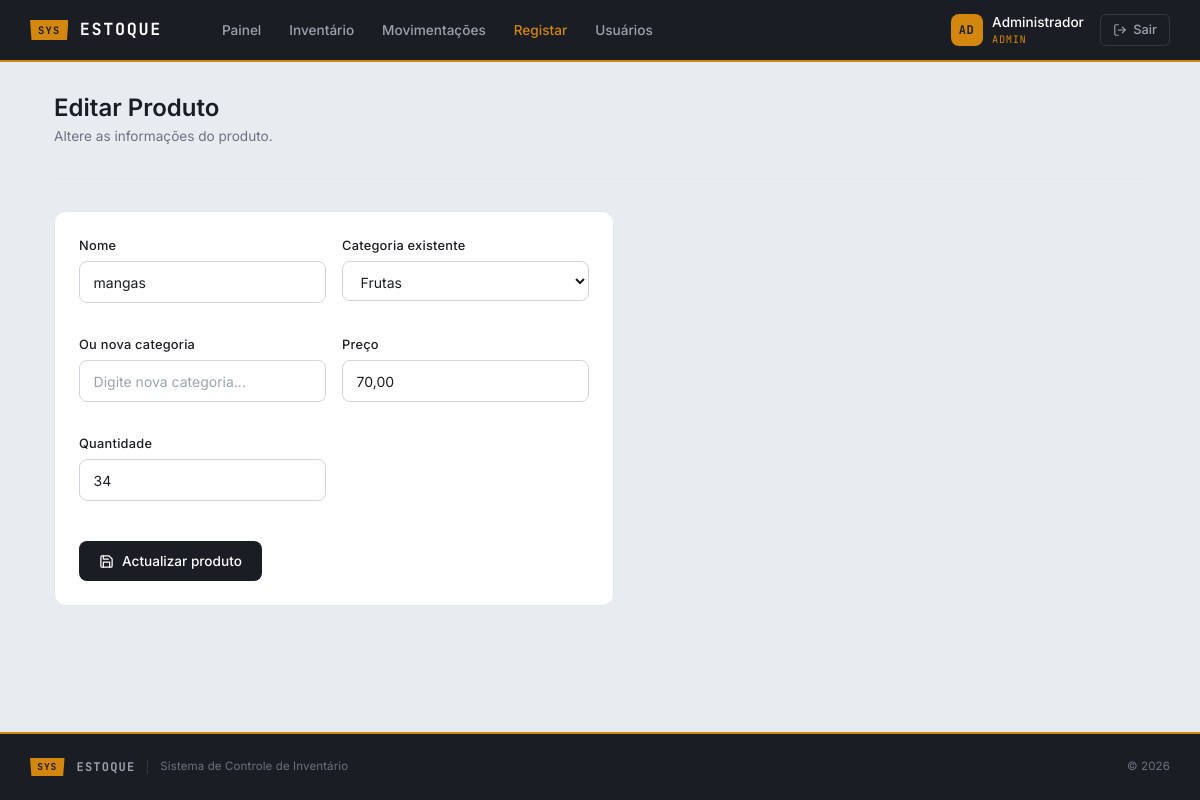
/pages/CriaProduto.php?editar=7 (signed in), run on the app's committed database.
### tables this page shows
CREATE TABLE `produtos` (
  `id` int(255) NOT NULL,
  `codigo` varchar(20) NOT NULL,
  `nome` varchar(100) NOT NULL,
  `categoria` varchar(100) DEFAULT NULL,
  `preco` decimal(10,2) DEFAULT NULL,
  `quantidade` int(11) DEFAULT 0,
  `categoria_id` int(11) DEFAULT NULL
);

CREATE TABLE `categorias` (
  `id` int(11) NOT NULL,
  `nome` varchar(100) NOT NULL,
  `created_at` timestamp NOT NULL DEFAULT current_timestamp()
);

### model/Produto.php (called while the page is built, shortened)
<?php
class Produto {
    private $conn;
    public function __construct($conn) {
        $this->conn = $conn;
    }
    public function buscarPorId($id) {
        $sql = "SELECT * FROM produtos WHERE id = ?";
        $query = $this->conn->prepare($sql);
        $query->bind_param("i", $id);
        $query->execute();
        $resultado = $query->get_result();
        return $resultado->fetch_assoc();
    }
    public function obterCategorias() {
        $sql = "SELECT id, nome FROM categorias ORDER BY nome ASC";
        $query = $this->conn->prepare($sql);
        $query->execute();
        $resultado = $query->get_result();
        return $resultado->fetch_all(MYSQLI_ASSOC);
    }
}

### pages/CriaProduto.php (the view, shortened to what this page needs)
<?php
require_once __DIR__ . "/../config/Database.php";
require_once __DIR__ . "/../model/Produto.php";
$db = new Database();
$conn = $db->conectar();
$produto = new Produto($conn);
$categorias = $produto->obterCategorias();
$isEditing = false;
$produtoData = null;
if (isset($_GET['editar'])) {
    $editarId = (int)$_GET['editar'];
    $produtoData = $produto->buscarPorId($editarId);
    if ($produtoData) {
        $isEditing = true;
    }
}
require_once "layouts/header.php";
?>
<div class="app-body">
    <div class="app-container">
        <div class="page-header">
            <h1><?= $isEditing ? 'Editar Produto' : 'Cadastrar Produto' ?></h1>
            <p><?= $isEditing ? 'Altere as informações do produto.' : 'Adicione um novo produto ao inventário.' ?></p>
        </div>
        <div class="card-app" style="max-width:560px;">
            <form method="POST">
                <div class="row g-3">
                    <div class="col-12 col-md-6">
                        <div class="field-group">
                            <label for="nome">Nome</label>
                            <input id="nome" type="text" name="nome" required placeholder="Nome do produto" value="<?= $isEditing ? htmlspecialchars($produtoData['nome']) : '' ?>">
                        </div>
                    </div>
                    <div class="col-12 col-md-6">
                        <div class="field-group">
                            <label for="categoria_id">Categoria existente</label>
                            <select id="categoria_id" name="categoria_id">
                                <?php foreach ($categorias as $cat): ?>
                                <option value="<?= $cat['id'] ?>" <?= $isEditing && (int)$produtoData['categoria_id'] === (int)$cat['id'] ? 'selected' : '' ?>><?= htmlspecialchars($cat['nome']) ?></option>
                                <?php endforeach; ?>
                            </select>
                        </div>
                    </div>
                    <div class="col-12 col-md-6">
                        <div class="field-group">
                            <label for="nova_categoria">Ou nova categoria</label>
                            <input id="nova_categoria" type="text" name="nova_categoria" placeholder="Digite nova categoria...">
                        </div>
                    </div>
                    <div class="col-12 col-md-6">
                        <div class="field-group">
                            <label for="preco">Preço</label>
                            <input id="preco" type="text" name="preco" required placeholder="0,00" value="<?= $isEditing ? number_format((float)$produtoData['preco'], 2, ',', '') : '' ?>">
                        </div>
                    </div>
                    <div class="col-12 col-md-6">
                        <div class="field-group">
                            <label for="quantidade">Quantidade</label>
                            <input id="quantidade" type="number" name="quantidade" min="0" required placeholder="0" value="<?= $isEditing ? (int)$produtoData['quantidade'] : '' ?>">
                        </div>
                    </div>
                </div>
                <div style="margin-top:1.5rem;">
                    <button type="submit" class="btn-primary-app">
                        <svg viewBox="0 0 24 24"><path d="M19 21H5a2 2 0 0 1-2-2V5a2 2 0 0 1 2-2h11l5 5v11a2 2 0 0 1-2 2z"/><polyline points="17 21 17 13 7 13 7 21"/><polyline points="7 3 7 8 15 8"/></svg>
                        <?= $isEditing ? 'Actualizar produto' : 'Salvar produto' ?>
                    </button>
                </div>
            </form>
        </div>
    </div>
</div>
<?php require_once "layouts/footer.php"; ?>

### public/css/app.css (style rules this page uses)
:root { --c-deep: #1A1D23; --c-deep-mid: #252830; --c-paper: #E8ECF1; --c-amber: #D4870E; --c-amber-light: #F5B942; --c-white: #FFFFFF; --c-muted: #6B7280; --c-muted-light: #9CA3AF; --c-border: #D1D5DB; --c-border-light: #E5E7EB; --c-input-bg: #F3F4F6; --c-error: #DC2626; --c-success: #059669; --font-body: 'Inter', system-ui, sans-serif; --font-tag: 'JetBrains Mono', monospace; }
*, *::before, *::after { margin: 0; padding: 0; box-sizing: border-box; }
body { font-family: var(--font-body); background: var(--c-paper); color: var(--c-deep); min-height: 100vh; display: flex; flex-direction: column; }
.app-body { flex: 1; padding: 2rem 0; }
.app-container { max-width: 1140px; margin: 0 auto; padding: 0 1.5rem; width: 100%; }
.page-header { margin-bottom: 2rem; padding-bottom: 1rem; border-bottom: 1px solid var(--c-border-light); }
.page-header h1 { font-size: 1.5rem; font-weight: 600; color: var(--c-deep); margin-bottom: 0.2rem; }
.page-header p { font-size: 0.85rem; color: var(--c-muted); }
.field-group { margin-bottom: 1rem; }
.field-group label { display: block; font-size: 0.8rem; font-weight: 500; color: var(--c-deep); margin-bottom: 0.35rem; letter-spacing: 0.02em; }
.field-group input, .field-group select, .field-group textarea { width: 100%; padding: 0.6rem 0.85rem; border: 1.5px solid var(--c-border); border-radius: 8px; font-family: var(--font-body); font-size: 0.875rem; color: var(--c-deep); background: var(--c-white); transition: border-color 0.2s, box-shadow 0.2s; outline: none; }
.field-group input::placeholder, .field-group textarea::placeholder { color: var(--c-muted-light); }
.btn-primary-app { display: inline-flex; align-items: center; gap: 0.5rem; padding: 0.6rem 1.25rem; background: var(--c-deep); color: var(--c-white); border: none; border-radius: 8px; font-family: var(--font-body); font-size: 0.85rem; font-weight: 500; cursor: pointer; transition: background 0.15s; }
.btn-primary-app svg { width: 15px; height: 15px; stroke: currentColor; fill: none; stroke-width: 2; stroke-linecap: round; stroke-linejoin: round; }
.card-app { background: var(--c-white); border: 1px solid var(--c-border-light); border-radius: 12px; padding: 1.5rem; }

### data on the page
produtos: nome "mangas", categoria_id "Frutas", preco "70,00", quantidade "34"

### other printed values
substr($_SESSION['nome'] ?? 'U', 0, 2) "AD"
$_SESSION['nome'] "Administrador"
$_SESSION['role'] "ADMIN"
